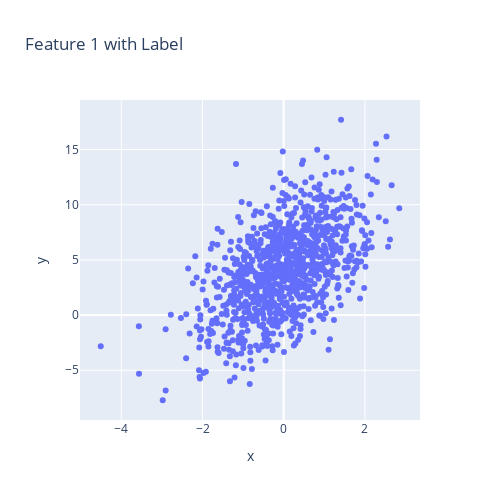

Notebook cell for this chart:
### Code cell
px.scatter(x = features[:,0].numpy(), y =labels[:,0].numpy(),
           width = 500, height = 500,
           title = 'Feature 1 with Label')

### Figure 1 — Plotly figure (JSON) as saved in the notebook; plotly's stock layout.template omitted (floating-point values rounded to 4 significant figures; data arrays with more than 128 entries replaced by an {"elided": "..."} marker saying what was removed)
{"data": [{"hovertemplate": "x=%{x}<br>y=%{y}<extra></extra>", "legendgroup": "", "marker": {"color": "#636efa", "symbol": "circle"}, "mode": "markers", "name": "", "orientation": "v", "showlegend": false, "type": "scatter", "x": {"elided": "1000 float values"}, "xaxis": "x", "y": {"elided": "1000 float values"}, "yaxis": "y"}], "layout": {"height": 500, "legend": {"tracegroupgap": 0}, "title": {"text": "Feature 1 with Label"}, "width": 500, "xaxis": {"anchor": "y", "domain": [0, 1], "title": {"text": "x"}}, "yaxis": {"anchor": "x", "domain": [0, 1], "title": {"text": "y"}}}}
